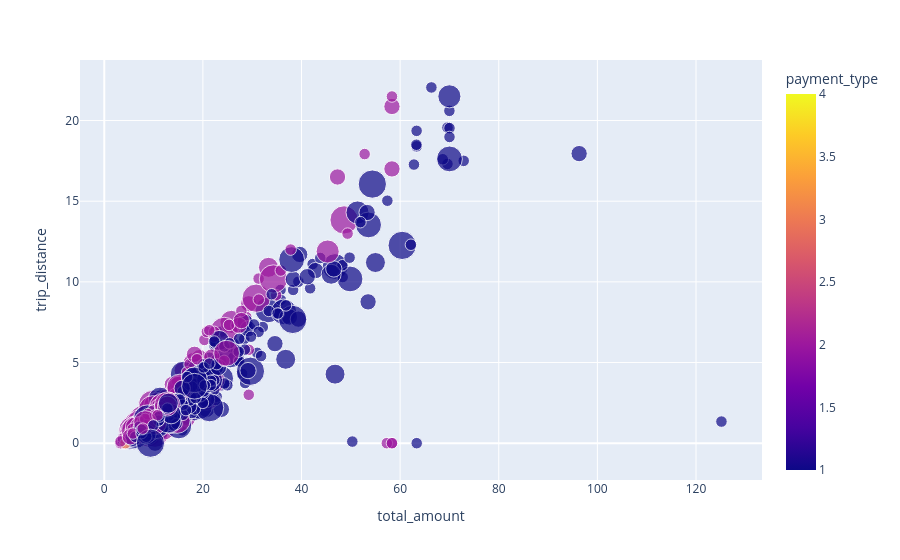

The notebook cell saved with this chart:
### Markdown cell above
<a class="anchor" id="2">

### **Plot 4 - Rich scatter: `fare_amount` vs `trip_distance`, colored by `RatecodeID`**
</a>

Rate codes define the pricing structure of each trip. Visualizing them against fare and distance is the clearest way to confirm each rate code behaves as expected.

### Code cell
fig = df_taxi_all.plot.scatter(
    x="total_amount",
    y="trip_distance",
    size="passenger_count",
    hover_name="payment_type",
    color="payment_type",
    color_continuous_scale="Plasma",
)

fig.show()

### Figure 1 — Plotly figure (JSON) as saved in the notebook; plotly's stock layout.template omitted (floating-point values rounded to 4 significant figures; data arrays with more than 128 entries replaced by an {"elided": "..."} marker saying what was removed)
{"data": [{"hovertemplate": "<b>%{hovertext}</b><br><br>total_amount=%{x}<br>trip_distance=%{y}<br>passenger_count=%{marker.size}<br>payment_type=%{marker.color}<extra></extra>", "hovertext": {"elided": "1000 float values"}, "legendgroup": "", "marker": {"color": {"elided": "1000 int values"}, "coloraxis": "coloraxis", "size": {"elided": "1000 int values"}, "sizemode": "area", "sizeref": 0.015, "symbol": "circle"}, "mode": "markers", "name": "", "orientation": "v", "showlegend": false, "type": "scatter", "x": {"elided": "1000 float values"}, "xaxis": "x", "y": {"elided": "1000 float values"}, "yaxis": "y"}], "layout": {"coloraxis": {"colorbar": {"title": {"text": "payment_type"}}, "colorscale": [[0, "#0d0887"], [0.1111, "#46039f"], [0.2222, "#7201a8"], [0.3333, "#9c179e"], [0.4444, "#bd3786"], [0.5556, "#d8576b"], [0.6667, "#ed7953"], [0.7778, "#fb9f3a"], [0.8889, "#fdca26"], [1, "#f0f921"]]}, "legend": {"itemsizing": "constant", "tracegroupgap": 0}, "margin": {"t": 60}, "xaxis": {"anchor": "y", "domain": [0, 1], "title": {"text": "total_amount"}}, "yaxis": {"anchor": "x", "domain": [0, 1], "title": {"text": "trip_distance"}}}}
